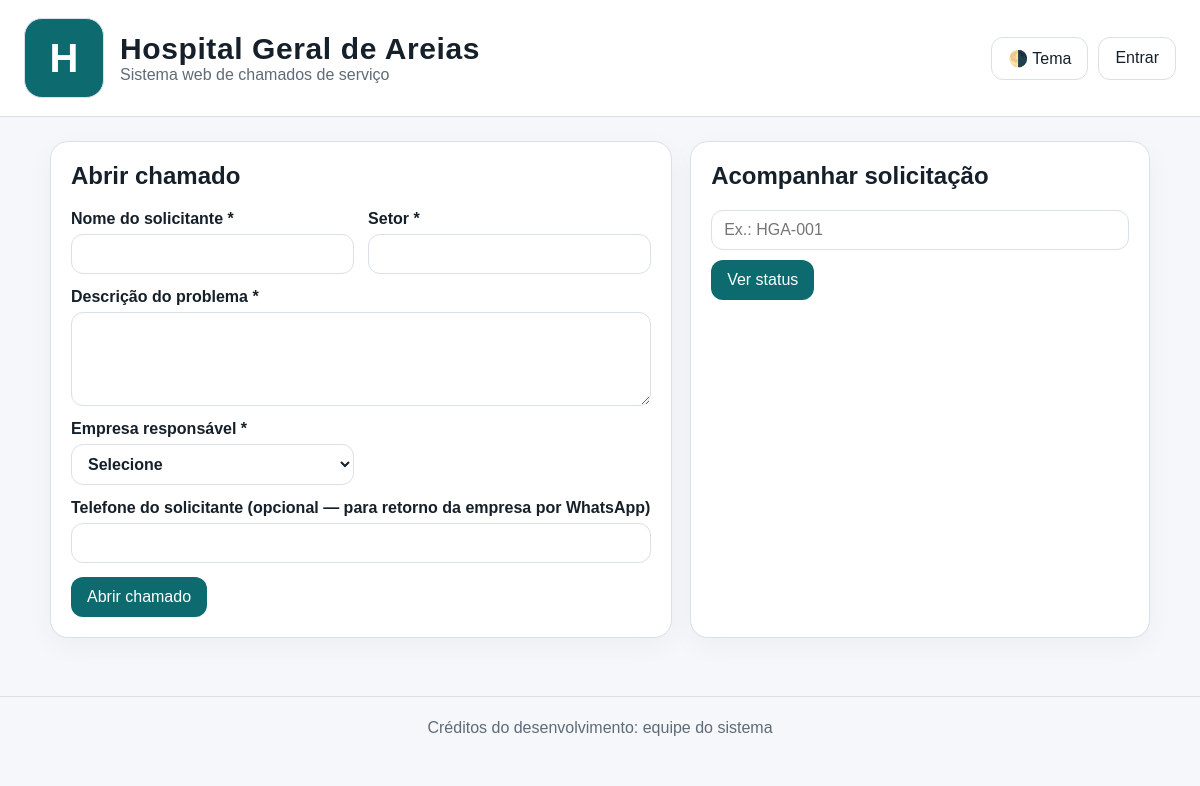
The page / on the database its author committed.
### tables this page shows
CREATE TABLE settings (
                key text primary key,
                value text not null
            );

### app.py (the view)
    @app.route("/")
    def home():
        companies = query_all("select * from companies order by name")
        protocol = request.args.get("protocol", "").strip()
        tracking = None
        if protocol:
            tracking = query_one(
                "select protocol, status, created_at, deadline_iso, closed_at from tickets where protocol = ?",
                (protocol,),
            )
        return render_template("home.html", companies=companies, tracking=tracking)

### templates/home.html (shortened to what this page needs)
{% extends 'base.html' %}
{% block content %}
<div class="grid two-col">
  <section class="card hero">
    <h1>Abrir chamado</h1>
    <form method="post" action="{{ url_for('create_ticket') }}" class="form-grid">
      <label>Nome do solicitante *<input name="requester_name" required></label>
      <label>Setor *<input name="sector" required></label>
      <label class="full">Descrição do problema *<textarea name="description" rows="4" required></textarea></label>
      <label>Empresa responsável *
        <select name="company_choice" id="company_choice" required>
          <option value="">Selecione</option>
        </select>
      </label>
      <label class="full">Telefone do solicitante (opcional — para retorno da empresa por WhatsApp)<input name="requester_phone"></label>
      <div class="full"><button class="btn">Abrir chamado</button></div>
    </form>
  </section>
  <section class="card">
    <h2>Acompanhar solicitação</h2>
    <form method="get" action="{{ url_for('home') }}" class="inline-form">
      <input name="protocol" placeholder="Ex.: HGA-001">
      <button class="btn">Ver status</button>
    </form>
  </section>
</div>
{% endblock %}

### templates/base.html (shortened to what this page needs)
<!doctype html>
<html lang="pt-BR" data-theme="{{ default_theme }}">
<head>
  <link rel="stylesheet" href="{{ url_for('static', filename='style.css') }}">
</head>
<body>
<header class="topbar">
  <div class="brand-wrap">
    {% if logo_path %}
      <img src="{{ url_for('static', filename=logo_path) }}" alt="Logomarca" class="brand-logo">
    {% else %}
      <div class="brand-logo brand-logo-placeholder">H</div>
    {% endif %}
    <div>
      <div class="brand-title">{{ hospital_name }}</div>
      <div class="brand-subtitle">Sistema web de chamados de serviço</div>
    </div>
  </div>
  <div class="top-actions">
    <button type="button" id="theme-toggle" class="btn btn-outline">🌗 Tema</button>
    {% if session_user %}
      <a class="btn btn-outline" href="{{ url_for('dashboard') }}">Dashboard</a>
      <a class="btn btn-outline" href="{{ url_for('profile') }}">Meu perfil</a>
      <a class="btn btn-outline" href="{{ url_for('logout') }}">Sair</a>
    {% else %}
      <a class="btn btn-outline" href="{{ url_for('login') }}">Entrar</a>
    {% endif %}
  </div>
</header>
<main class="container">
  {% block content %}{% endblock %}
</main>
<footer class="footer">{{ credits }}</footer>
</body>
</html>

### static/style.css (style rules this page uses)
:root { --bg: #f5f7fb; --card: #ffffff; --text: #16202a; --muted: #5f6b76; --line: #d8e0e8; --brand: #0d6b6f; --brand-2: #0b5255; --danger: #b42318; --success: #0f8b4c; }
* { box-sizing: border-box; }
body { margin: 0; font-family: Arial, Helvetica, sans-serif; background: var(--bg); color: var(--text); }
a { color: inherit; text-decoration: none; }
.container { width: min(1100px, calc(100% - 32px)); margin: 24px auto 40px; }
.topbar { display: flex; justify-content: space-between; align-items: center; gap: 16px; padding: 18px 24px; background: var(--card); border-bottom: 1px solid var(--line); }
.brand-wrap { display: flex; align-items: center; gap: 16px; }
.brand-logo { width: 80px; height: 80px; object-fit: contain; border-radius: 18px; background: #fff; border: 1px solid var(--line); }
.brand-logo-placeholder { display:flex;align-items:center;justify-content:center;font-size:40px;font-weight:700;background:var(--brand);color:#fff; }
.brand-title { font-size: 30px; font-weight: 800; letter-spacing: .02em; }
.brand-subtitle { color: var(--muted); }
.top-actions, .toolbar { display: flex; gap: 10px; flex-wrap: wrap; }
.card { background: var(--card); border: 1px solid var(--line); border-radius: 18px; padding: 20px; box-shadow: 0 8px 28px rgba(0,0,0,.04); margin-bottom: 18px; }
.hero h1, .card h1, .card h2 { margin-top: 0; }
.grid.two-col { display: grid; grid-template-columns: 1.15fr .85fr; gap: 18px; }
.form-grid { display: grid; grid-template-columns: 1fr 1fr; gap: 14px; }
.form-grid .full { grid-column: 1 / -1; }
label { display: grid; gap: 6px; font-weight: 600; }
input, select, textarea, button { font: inherit; }
input, select, textarea { width: 100%; padding: 10px 12px; border-radius: 12px; border: 1px solid var(--line); background: transparent; color: var(--text); }
.btn { background: var(--brand); color: #fff; border: 0; padding: 11px 16px; border-radius: 12px; cursor: pointer; }
.btn-outline { background: transparent; color: var(--text); border: 1px solid var(--line); }
.inline-form { display: flex; gap: 10px; flex-wrap: wrap; margin-bottom: 14px; }
.footer { padding: 22px; text-align: center; color: var(--muted); border-top: 1px solid var(--line); }

### rows shown on the page
settings: value "Hospital Geral de Areias"
settings: value "Créditos do desenvolvimento: equipe do sistema"
